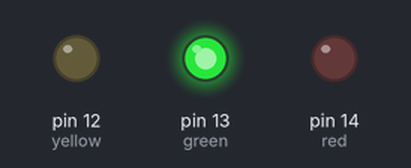
The sketch below on a simulated Arduino Uno, built with avr-gcc and run on an emulated ATmega328P. Shown: output pins drawn as LEDs (lit = HIGH).

Above: at 0.5 s.
At 1.5 s:
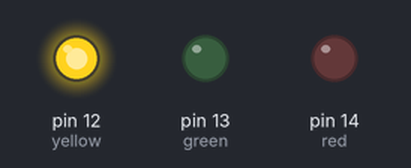
At 5.5 s:
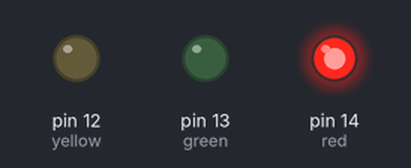
Timing chart, 0 to 6.9 s (numbered marks = the images above):
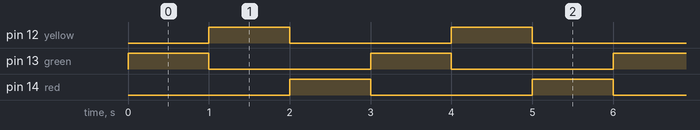

Measured:
- by itself, pin 12 (yellow), pin 13 (green), pin 14 (red): alternates HIGH for 1.0 s and LOW for 2.0 s
- by itself, everything shown: repeats every 3.0 s, in 3 steps

The sketch:

sketch_led2.ino
```cpp
int red = 14;
int green = 13;
int yellow = 12;

// the setup function runs once when you press reset or power the board
void setup() {
  // initialize digital pin LED as an output.
  pinMode(13, OUTPUT);
  pinMode(yellow, OUTPUT);
  pinMode(red, OUTPUT);
}

// the loop function runs over and over again forever
void loop() {
  digitalWrite(green, HIGH);   // turn the LED on (HIGH is the voltage level)
  digitalWrite(yellow, LOW);
  digitalWrite(red, LOW);
  delay(1000);                       // wait for a second

  digitalWrite(green, LOW);   // turn the LED on (HIGH is the voltage level)
  digitalWrite(yellow, HIGH);
  digitalWrite(red, LOW);
  delay(1000);                       // wait for a second

  digitalWrite(green, LOW);   // turn the LED on (HIGH is the voltage level)
  digitalWrite(yellow, LOW);
  digitalWrite(red, HIGH);
  delay(1000);                       // wait for a second
}
```
